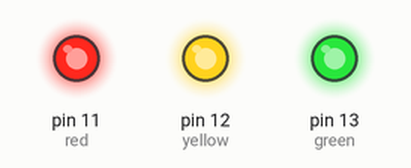
Simulated run of this sketch. Board: Arduino Uno, built with avr-gcc and run on an emulated ATmega328P. Parts: output pins drawn as LEDs (lit = HIGH).

Above: at 0.5 s.
At 3.5 s:
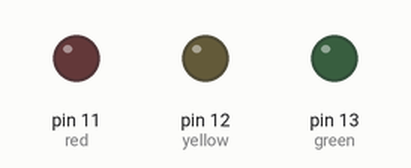
Timing chart, 0 to 4.6 s (numbered marks = the images above):
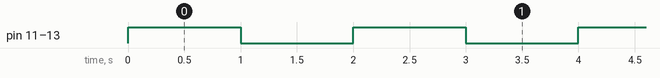

The sketch:

Arduino_LED_on_off.ino
```cpp
int green=13;
int yellow=12;
int red=11;
int button=7; //pushbutton

void setup() {
pinMode(green, OUTPUT);
pinMode(yellow,OUTPUT);
pinMode(red, OUTPUT);
pinMode(button, INPUT);
}

void loop() {
digitalWrite(green,HIGH);
digitalWrite(yellow,HIGH);
digitalWrite(red,HIGH);
delay(1000); //1 ms
digitalWrite(green,LOW);
digitalWrite(yellow,LOW);
digitalWrite(red, LOW);
delay(1000);

}
```

Measured:
- by itself, pin 11 (red), pin 12 (yellow), pin 13 (green): alternates HIGH for 1.0 s and LOW for 1.0 s
